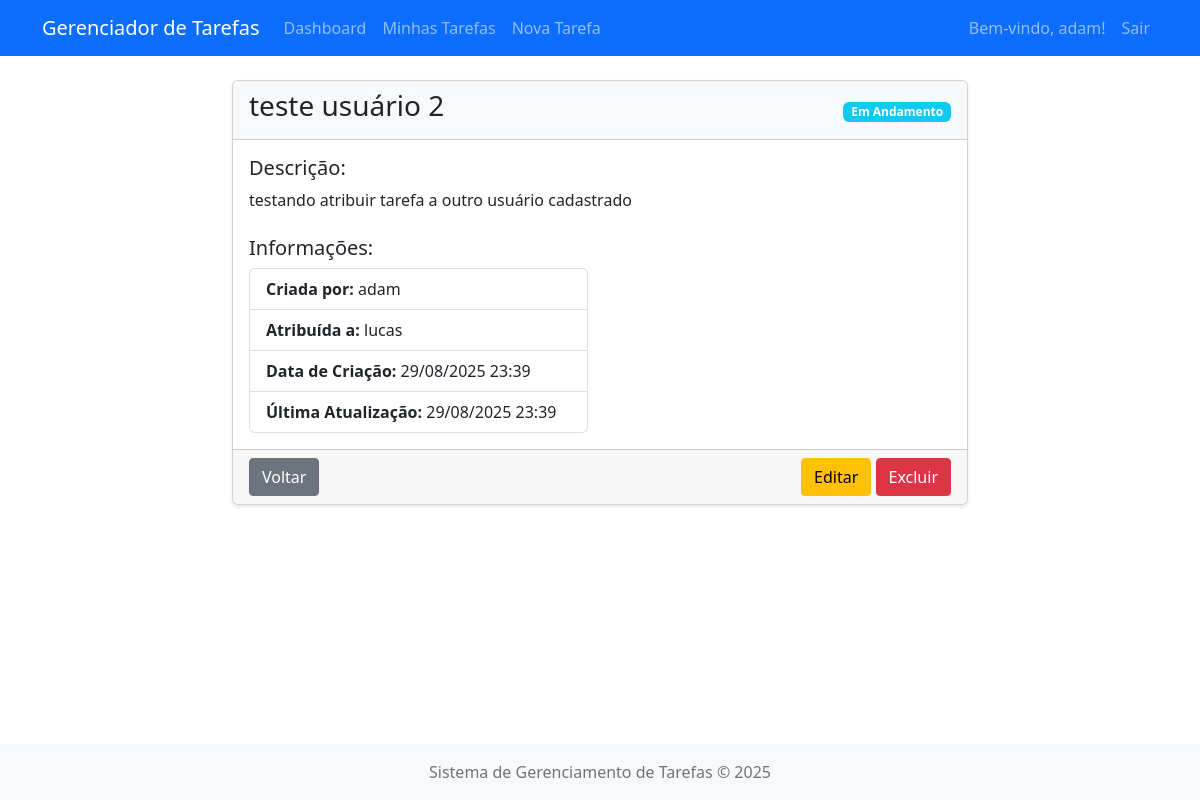
/task/4 (signed in), run on the app's committed database.
### app.py (models this page shows, shortened)
class User(db.Model):
    id = db.Column(db.Integer, primary_key=True)
    username = db.Column(db.String(50), unique=True, nullable=False)
    email = db.Column(db.String(120), unique=True, nullable=False)
    password = db.Column(db.String(200), nullable=False)
    tasks_created = db.relationship('Task', backref='creator', lazy=True, foreign_keys='Task.creator_id')
    tasks_assigned = db.relationship('Task', backref='assignee', lazy=True, foreign_keys='Task.assignee_id')

class Task(db.Model):
    id = db.Column(db.Integer, primary_key=True)
    title = db.Column(db.String(100), nullable=False)
    description = db.Column(db.Text, nullable=True)
    status = db.Column(db.String(20), nullable=False, default='pendente')
    created_at = db.Column(db.DateTime, nullable=False, default=datetime.utcnow)
    updated_at = db.Column(db.DateTime, nullable=False, default=datetime.utcnow, onupdate=datetime.utcnow)
    creator_id = db.Column(db.Integer, db.ForeignKey('user.id'), nullable=False)
    assignee_id = db.Column(db.Integer, db.ForeignKey('user.id'), nullable=True)

### app.py (the view)
@app.route('/task/<int:task_id>', methods=['GET'])
def view_task(task_id):
    if 'user_id' not in session:
        flash('Faça login para visualizar tarefas', 'warning')
        return redirect(url_for('login'))
    task = Task.query.get_or_404(task_id)
    return render_template('view_task.html', task=task)

### templates/view_task.html (shortened to what this page needs)
{% extends 'base.html' %}
{% block content %}
<div class="row justify-content-center">
    <div class="col-md-8">
        <div class="card">
            <div class="card-header d-flex justify-content-between align-items-center">
                <h3>{{ task.title }}</h3>
                <div>
                    {% if task.status == 'pendente' %}
                        <span class="badge bg-warning">Pendente</span>
                    {% elif task.status == 'em andamento' %}
                        <span class="badge bg-info">Em Andamento</span>
                    {% elif task.status == 'concluída' %}
                        <span class="badge bg-success">Concluída</span>
                    {% endif %}
                </div>
            </div>
            <div class="card-body">
                <h5>Descrição:</h5>
                <p>{{ task.description or 'Sem descrição' }}</p>
                <div class="row mt-4">
                    <div class="col-md-6">
                        <h5>Informações:</h5>
                        <ul class="list-group">
                            <li class="list-group-item">
                                <strong>Criada por:</strong> {{ task.creator.username }}
                            </li>
                            <li class="list-group-item">
                                <strong>Atribuída a:</strong> {{ task.assignee.username if task.assignee else 'Ninguém' }}
                            </li>
                            <li class="list-group-item">
                                <strong>Data de Criação:</strong> {{ task.created_at.strftime('%d/%m/%Y %H:%M') }}
                            </li>
                            <li class="list-group-item">
                                <strong>Última Atualização:</strong> {{ task.updated_at.strftime('%d/%m/%Y %H:%M') }}
                            </li>
                        </ul>
                    </div>
                </div>
            </div>
            <div class="card-footer">
                <div class="d-flex justify-content-between">
                    <a href="{{ url_for('tasks') }}" class="btn btn-secondary">Voltar</a>
                    <div>
                        {% if task.creator_id == session.user_id or task.assignee_id == session.user_id %}
                            <a href="{{ url_for('edit_task', task_id=task.id) }}" class="btn btn-warning">Editar</a>
                        {% endif %}
                        {% if task.creator_id == session.user_id %}
                            <button type="button" class="btn btn-danger" data-bs-toggle="modal" data-bs-target="#deleteModal">Excluir</button>
                        {% endif %}
                    </div>
                </div>
            </div>
        </div>
    </div>
</div>
{% endblock %}

### templates/base.html (shortened to what this page needs)
<!DOCTYPE html>
<html lang="pt-BR">
<head>
    <link rel="stylesheet" href="https://cdn.jsdelivr.net/npm/bootstrap@5.2.3/dist/css/bootstrap.min.css">
    <link rel="stylesheet" href="{{ url_for('static', filename='css/style.css') }}">
</head>
<body>
    <nav class="navbar navbar-expand-lg navbar-dark bg-primary">
        <div class="container">
            <a class="navbar-brand" href="{{ url_for('dashboard') }}">Gerenciador de Tarefas</a>
            <div class="collapse navbar-collapse" id="navbarNav">
                <ul class="navbar-nav me-auto">
                    {% if session.user_id %}
                    <li class="nav-item">
                        <a class="nav-link" href="{{ url_for('dashboard') }}">Dashboard</a>
                    </li>
                    <li class="nav-item">
                        <a class="nav-link" href="{{ url_for('tasks') }}">Minhas Tarefas</a>
                    </li>
                    <li class="nav-item">
                        <a class="nav-link" href="{{ url_for('new_task') }}">Nova Tarefa</a>
                    </li>
                    {% endif %}
                </ul>
                <ul class="navbar-nav">
                    {% if session.user_id %}
                    <li class="nav-item">
                        <span class="nav-link">Bem-vindo, {{ session.username }}!</span>
                    </li>
                    <li class="nav-item">
                        <a class="nav-link" href="{{ url_for('logout') }}">Sair</a>
                    </li>
                    {% endif %}
                </ul>
            </div>
        </div>
    </nav>
    <div class="container mt-4 mb-5">
        {% block content %}{% endblock %}
    </div>
    <footer class="footer bg-light py-3 mt-auto">
        <div class="container text-center">
            <span class="text-muted">Sistema de Gerenciamento de Tarefas &copy; 2025</span>
        </div>
    </footer>
</body>
</html>

### static/css/style.css (style rules this page uses)
body { min-height: 100vh; display: flex; flex-direction: column; }
.footer { margin-top: auto; }
.card { box-shadow: 0 2px 4px rgba(0, 0, 0, 0.1); }
.card-header { background-color: #f8f9fa; }
.list-group-item { transition: background-color 0.2s; }
.btn { border-radius: 4px; }

### data on the page
User: username "adam", creator.username "adam"
Task: title "teste usuário 2", description "testando atribuir tarefa a outro usuário cadastrado", created_at "29/08/2025 23:39", updated_at "29/08/2025 23:39"
User: assignee "lucas"
